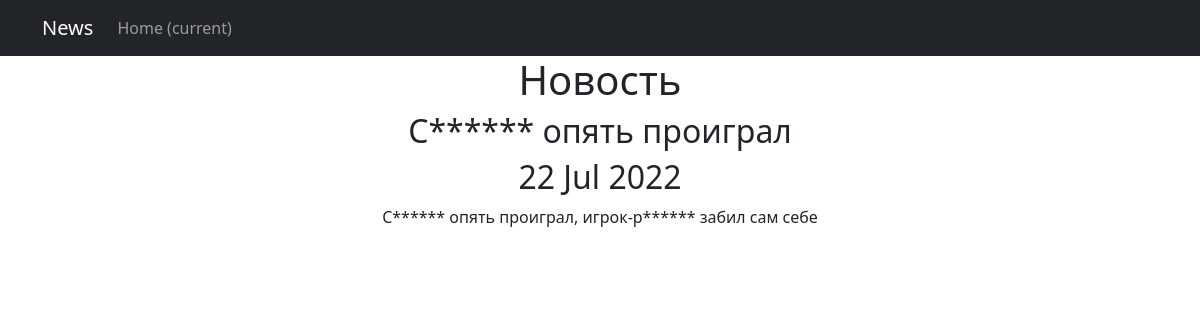
/news/6, run on the app's committed database.
### news/models.py (models this page shows, shortened)
class Post(models.Model):
    author = models.ForeignKey(Author, on_delete=models.CASCADE)
    NEWS = 'NW'
    ARTICLE = 'AR'
    CATEGORY_CHOICES = (
        (NEWS, 'Новость'),
        (ARTICLE, 'Статья')
    )
    categoryType = models.CharField(max_length=2, choices=CATEGORY_CHOICES, default=ARTICLE)
    dateCreation = models.DateTimeField(auto_now_add=True)
    postCategory = models.ManyToManyField(Category, through='PostCategory')
    title = models.CharField(max_length=128)
    text = models.TextField()
    rating = models.SmallIntegerField(default=0)

### news/views.py (the view)
# urls.py: path('<int:pk>', PostDetail.as_view()),
class PostDetail(DetailView):
    model = Post
    template_name = 'news_one.html'
    context_object_name = 'news_one'

### news/models.py (called while the page is built)
    def __str__(self):
        return self.name.title()

### news/templatetags/censor.py (called while the page is built)
@register.filter()
def censor(text):
    if not isinstance(text, str):
        raise TypeError('Фильтр применяется только для строк')
    for cens in CENSOR_WORDS:
        if cens.find(text.lower()):
            text = text.replace(cens[1:], '*' * (len(cens) - 1))
    return f'{text}'

### templates/news_one.html
{% extends 'flatpages/default.html' %}
{% load censor %}
{% block title %}
    <h1>{{ news_one.get_categoryType_display }}</h1>
{% endblock title %}
{% block content %}
    <h2>{{ news_one.title|censor}}</h2>
    <h2>{{ news_one.dateCreation|date:'d M Y' }}</h2>
    {{ news_one.text|censor }}
{% endblock content %}

### data on the page
Post: categoryType "Новость", title|censor "С****** опять проиграл", dateCreation "22 Jul 2022", text|censor "С****** опять проиграл, игрок-р****** забил сам себе"
